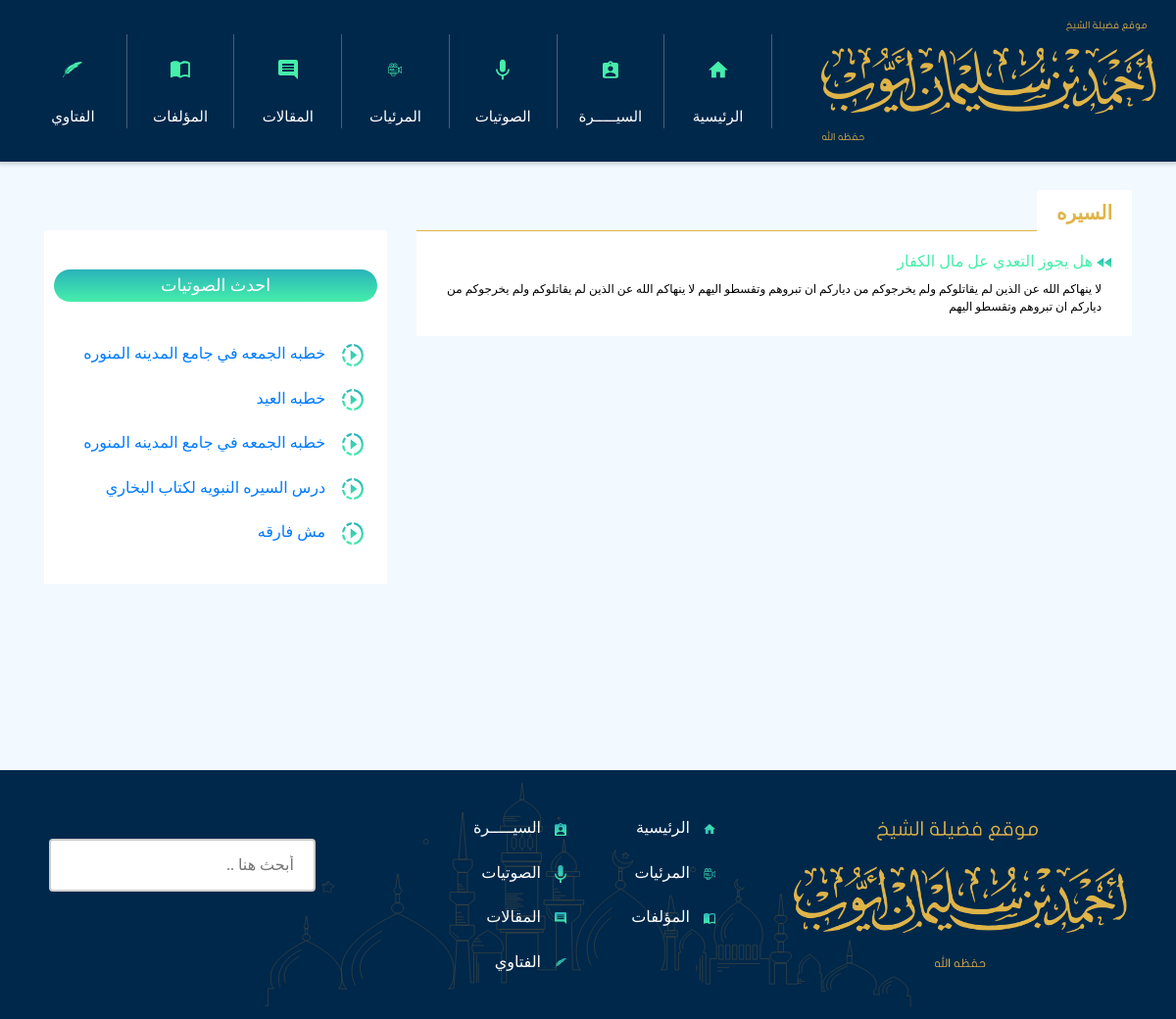
Page /sera.php on the committed database.
### tables this page shows
CREATE TABLE `uploadedfiles` (
  `ID` int(11) NOT NULL,
  `Name` varchar(255) NOT NULL,
  `Description` varchar(255) NOT NULL,
  `Uploaded_Name` varchar(255) NOT NULL,
  `Type` varchar(255) NOT NULL,
  `Location` varchar(255) NOT NULL
);

CREATE TABLE `questions` (
  `ID` int(11) NOT NULL,
  `Question` text NOT NULL,
  `Answer` text NOT NULL,
  `Type` varchar(255) NOT NULL
);

### abstractclass.php (called while the page is built, shortened)
<?php
class abstractclass {
    public function selection($attribute , $table , $condition , $query){
        global $connect;
    $mysql = "SELECT $attribute FROM $table $condition $query";
    $stmt = $connect->prepare($mysql);
    $stmt->execute();
    $rows = $stmt->fetchAll(PDO::FETCH_ASSOC);
    return $rows;
    }
}

### sera.php (the view, shortened to what this page needs)
<?php
$fatwas = new sera();
?>
        <div class="page-content">
            <div class="container">
                <div class="row">
                     <div class="left-side col-md-4">
                         <ul class="more-seen">
                             <h3 class="table-title">احدث الصوتيات</h3>
                             <?php
                                foreach ($fatwas->selection('*', 'uploadedfiles', 'WHERE Type = "audio" LIMIT 5 ', '') as $sound) {
                                    echo '<li>';
                                        echo '<a class="sound-heading" href="include/layout/audios/'.$sound['Uploaded_Name'].'" target="_blank">';
                                            echo '<p class="sound-items">'.$sound['Name'].'</p>';
                                            echo '<img src="include/layout/img/video-side.svg" class="sound-h-icon" alt="">';
                                         echo '</a>';
                                    echo '</li>';
                                }
                             ?>
                         </ul>
                     </div>
                  <div class="right-side col-md-8 text-right">
                    <div class="fatwa-block">
                        <div class="top-title">السيره</div>
                         <?php
                        $fatwi = $fatwas->selection("*", "questions WHERE Type = 'سيره'", "", "");
                        foreach ($fatwi as $fatwa) {
                            echo '<div class="fatwa-content">';
                                echo '<a class="fatwa-heading">';
                                    echo '<div class="fatwa-heading">';
                                        echo '<h1>'.$fatwa['Question'].'
                                        <span> <img src="include/layout/img/arrow.svg" class="fatwa-h-icon" alt=""> </span> </h1>';
                                    echo '</div>';
                                echo '</a>';
                                echo '<p dir="rtl" class="fatwa-text">';
                                  echo $fatwa['Answer'].'  '.$fatwa['Answer'];
                                echo '</p>';
                            echo '</div>';
                        }
                        ?>
                </div>
                </div>
                </div>
            </div>
           </div>
            <footer class="footer">
                <div class="footer-search">
                    <input type="text" name="search" dir="rtl" placeholder="أبحث هنا ..">
                </div>
                <ul class="footer-menu">
                     <li class="footer-menu-item"><a href="sera.html">  السيـــــرة <span><img class="footer-menu-icon" src="include/layout/img/cv.svg" alt=""></span></a></li>
                    <li class="footer-menu-item"><a href="index.html">  الرئيسية <span><img class="footer-menu-icon" src="include/layout/img/home.svg" alt=""></span></a></li>
                    <li class="footer-menu-item"><a href="sounds.html">  الصوتيات <span><img class="footer-menu-icon" src="include/layout/img/mic.svg" alt=""></span></a></li>
                    <li class="footer-menu-item"><a href="Videos.html">  المرئيات <span><img class="footer-menu-icon" src="include/layout/img/video.svg" alt=""></span></a></li>
                    <li class="footer-menu-item"><a href="articles.html">  المقالات <span><img class="footer-menu-icon" src="include/layout/img/essays.svg" alt=""></span></a></li>
                    <li class="footer-menu-item"><a href="works.html">  المؤلفات <span><img class="footer-menu-icon" src="include/layout/img/write.svg" alt=""></span></a></li>
                    <li class="footer-menu-item"><a href="fatawi.html">  الفتاوي <span><img class="footer-menu-icon" src="include/layout/img/fatwa.svg" alt=""></span></a></li>
                </ul>
                <div class="footer-logo">
                    <img src="include/layout/img/logo-footer.png" alt="" class="footer-img">
                </div>
           </footer>

### include/layout/sass/style.css (style rules this page uses)
*, *::before, *::after { margin: 0; padding: 0; box-sizing: inherit; }
html { box-sizing: border-box; font-size: 62.5%; position: relative; }
body { font-family: Droid Arabic Kufi; color: #DFB448; line-height: 1.6; }
body ul, body ol, body li { list-style-type: none; }
body a { text-decoration: none; }
.text-right { text-align: right; }
.page-content { padding: 70px 0px; }
.table-title { background-image: linear-gradient(#29B3BA, #46EEAA); border-radius: 5rem; color: white; font-weight: 200; padding: 0.6rem; text-align: center; }
.top-title { font-weight: bold; background-color: #fff; font-size: 20px; bottom: 100%; position: absolute; top: -42px; right: 0px; padding: 7px 20px 20px; border-bottom: none; transition: all .4s ease-in-out; }
.left-side { margin-bottom: 70px; }
.left-side .more-seen { color: #000; padding: 30px 10px; background-color: #fff; }
.left-side .more-seen .table-title { background-image: linear-gradient(#29B3BA, #46EEAA); border-radius: 5rem; color: white; font-weight: 200; padding: 0.6rem; margin: 10px 0px 30px; text-align: center; }
.left-side .more-seen li { padding: 10px 0px; }
.fatwa-block { border-top: 1px solid; position: relative; background-color: #fff; padding: 1.1rem; }
.fatwa-block .fatwa-content p { line-height: 1.5; font-size: 1.2rem; }
.fatwa-block .fatwa-heading { text-decoration: none; }
.fatwa-block .fatwa-heading .fatwa-h-icon { width: 1.5rem; color: #46EEAA; fill: currentColor; }
.fatwa-block .fatwa-heading h1 { text-align: right; color: #46EEAA; font-size: 1.6rem; margin: 1rem !important; }
.fatwa-block .fatwa-text { padding: 0 2rem; text-align: right; color: black; }
.left-side .more-seen { color: #000; padding: 30px 10px; background-color: #fff; margin-bottom: 50PX; }
.footer { background-color: #00284B; background-image: url(/include/layout/img/foooter.svg); grid-column: full-start / full-end; grid-row: 7 / 7; padding: 3rem; background-size: 90% 90%; background-repeat: no-repeat; background-position: center; display: grid; align-items: center; }
@media (min-width: 768px) { .footer { grid-template-columns: repeat(3, 1fr); } }
.footer input { box-sizing: border-box; border: 2px solid #ccc; border-radius: 4px; font-size: 16px; background-color: white; background-position: 10px 10px; background-repeat: no-repeat; padding: 12px 20px 12px 40px; -webkit-transition: width 0.4s ease-in-out; transition: width 0.4s ease-in-out; text-align: right; margin-top: 2rem; }
@media (min-width: 768px) { .footer input { width: 80%; } }
.footer .footer-search { align-self: start; padding: 2rem; }
.footer .footer-logo { padding: 2rem; }
.footer .footer-img { width: 100%; align-self: center; }
.footer .footer-menu { width: 80%; justify-self: end; display: grid; grid-template-columns: repeat(2, 1fr); grid-template-rows: repeat(auto, minmax(3rem, 0.1fr)); margin-right: 5rem; }
@media (min-width: 768px) { .footer .footer-menu { margin-bottom: 0px; margin-top: 0px; } }
.footer .footer-menu li a { text-decoration: none; color: white; }
.footer .footer-menu .footer-menu-item { text-align: right; padding: 1rem; margin: 0; font-weight: 300; text-decoration: none; list-style-type: none; }
.footer .footer-menu .footer-menu-item .footer-menu-icon { vertical-align: middle; margin-left: 1rem; width: 1.2rem; }
.col-md-4 { float: right; }

### sera.php (style rules this page uses)
ul li a { overflow: hidden; font-size: 16px; }
ul li p { width: 84%; float: left; text-align: right; margin-right: 5%; }

### rows in the picture
uploadedfiles: Name "خطبه الجمعه في جامع المدينه المنوره"
uploadedfiles: Name "خطبه العيد"
uploadedfiles: Name "خطبه الجمعه في جامع المدينه المنوره"
uploadedfiles: Name "درس السيره النبويه لكتاب البخاري"
uploadedfiles: Name "مش فارقه"
questions: Question "هل يجوز التعدي عل مال الكفار", Answer "لا ينهاكم الله عن الذين لم يقاتلوكم ولم يخرجوكم من دياركم ان تبروهم وتقسطو اليهم"
